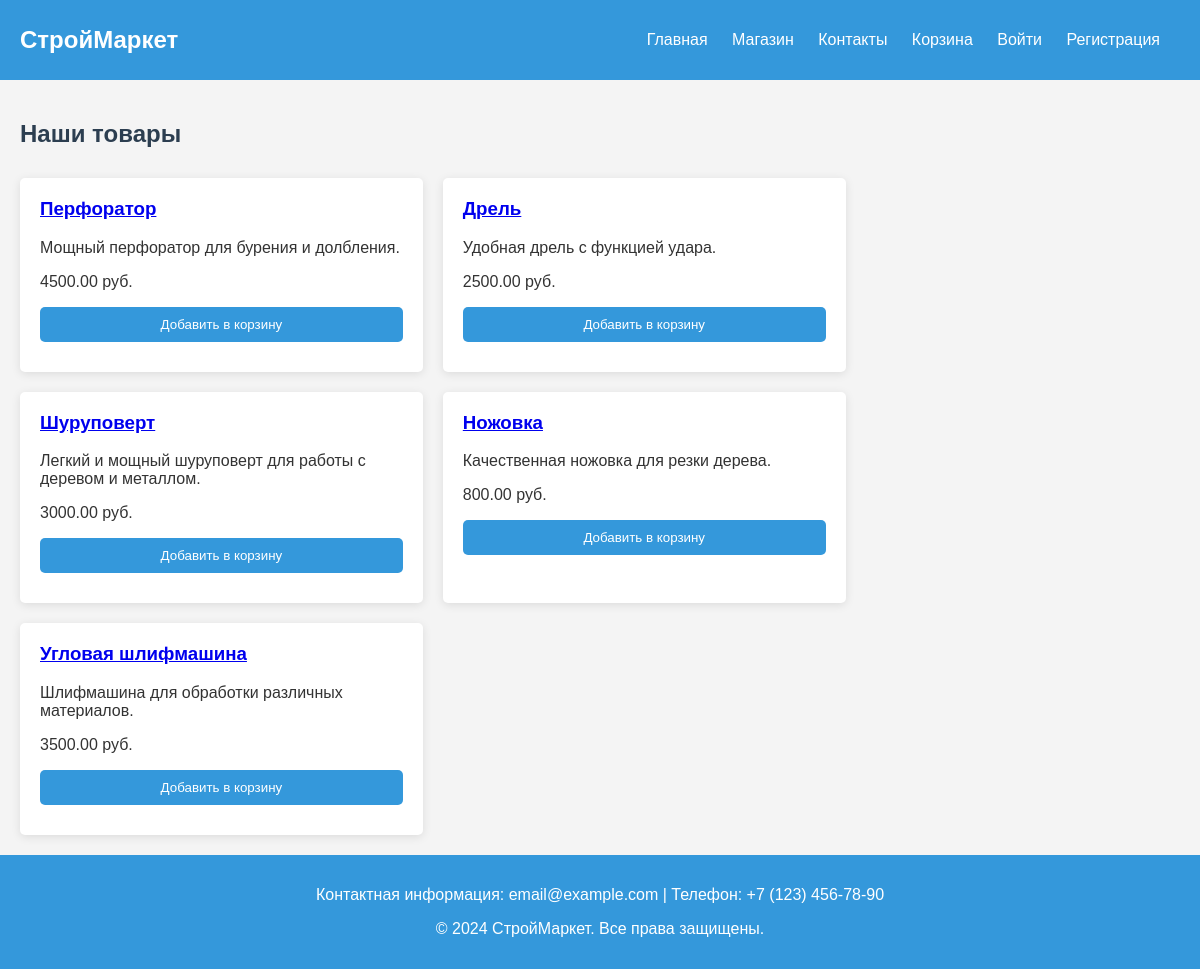
Screenshot of /php/shop.php with the database file from the repository.
### tables this page shows
CREATE TABLE `products` (
  `id` int(11) NOT NULL,
  `name` varchar(100) NOT NULL,
  `description` text NOT NULL,
  `price` decimal(10,2) NOT NULL,
  `image_url` varchar(255) DEFAULT NULL,
  `created_at` timestamp NOT NULL DEFAULT current_timestamp()
);

### php/shop.php (the view, shortened to what this page needs)
<?php
include './db.php';
?>
<!DOCTYPE html>
<html lang="ru">
<head>
    <link rel="stylesheet" href="../css/styles.css">
</head>
<body>
<header>
    <div class="logo">СтройМаркет</div>
    <nav>
        <ul>
            <li><a href="index.php">Главная</a></li>
            <li><a href="shop.php">Магазин</a></li>
            <li><a href="contacts.php">Контакты</a></li>
            <li><a href="cart.php">Корзина</a></li>
            <?php if (isset($_SESSION['user'])): ?>
                <li><a href="logout.php">Выход</a></li>
            <?php else: ?>
                <li><a href="login.php">Войти</a></li>
                <li><a href="register.php">Регистрация</a></li>
            <?php endif; ?>
        </ul>
    </nav>
</header>
<main>
    <h2>Наши товары</h2>
    <div class="products">
        <?php
        $stmt = $pdo->query("SELECT * FROM products");
        $products = $stmt->fetchAll();
        foreach ($products as $product): ?>
            <div class="product-card">
                <h3><a href="product.php?id=<?php echo $product['id']; ?>"><?php echo htmlspecialchars($product['name']); ?></a></h3>
                <p><?php echo htmlspecialchars($product['description']); ?></p>
                <p><?php echo htmlspecialchars($product['price']); ?> руб.</p>
                <form action="./cart.php" method="POST">
                    <button type="submit" name="add_to_cart">Добавить в корзину</button>
                </form>
            </div>
        <?php endforeach; ?>
    </div>
</main>
<footer>
   <p>Контактная информация: email@example.com | Телефон: +7 (123) 456-78-90</p>
   <p>&copy; 2024 СтройМаркет. Все права защищены.</p>
</footer>
</body>
</html>

### css/styles.css (style rules this page uses)
body { font-family: 'Arial', sans-serif; margin: 0; padding: 0; background-color: #f4f4f4; color: #333; }
h1, h2, h3 { color: #2c3e50; }
header { background-color: #3498db; color: white; padding: 15px 20px; display: flex; justify-content: space-between; align-items: center; }
.logo { font-size: 24px; font-weight: bold; }
nav ul { list-style-type: none; padding: 0; }
nav ul li { display: inline; margin-right: 20px; }
nav a { color: white; text-decoration: none; transition: color 0.3s ease; }
main { padding: 20px; min-height: calc(100vh - 230px); }
.products { margin-top: 30px; }
form { display: flex; flex-direction: column; }
form input, form textarea, form button { margin-bottom: 10px; }
form button { background-color: #3498db; color: white; border: none; padding: 10px; border-radius: 5px; cursor: pointer; }
footer { background-color: #3498db; color: white; text-align: center; padding: 15px 0; position: relative; bottom: 0; width: 100%; }
.products { display: flex; flex-wrap: wrap; gap: 20px; }
.product-card { background-color: white; border-radius: 5px; box-shadow: 0 2px 10px rgba(0, 0, 0, 0.1); padding: 20px; width: calc(33% - 20px); }
.product-card h3 { margin-top: 0; }

### rows the page displays
products: name "Перфоратор", description "Мощный перфоратор для бурения и долбления.", price "4500.00"
products: name "Дрель", description "Удобная дрель с функцией удара.", price "2500.00"
products: name "Шуруповерт", description "Легкий и мощный шуруповерт для работы с деревом и металлом.", price "3000.00"
products: name "Ножовка", description "Качественная ножовка для резки дерева.", price "800.00"
products: name "Угловая шлифмашина", description "Шлифмашина для обработки различных материалов.", price "3500.00"
